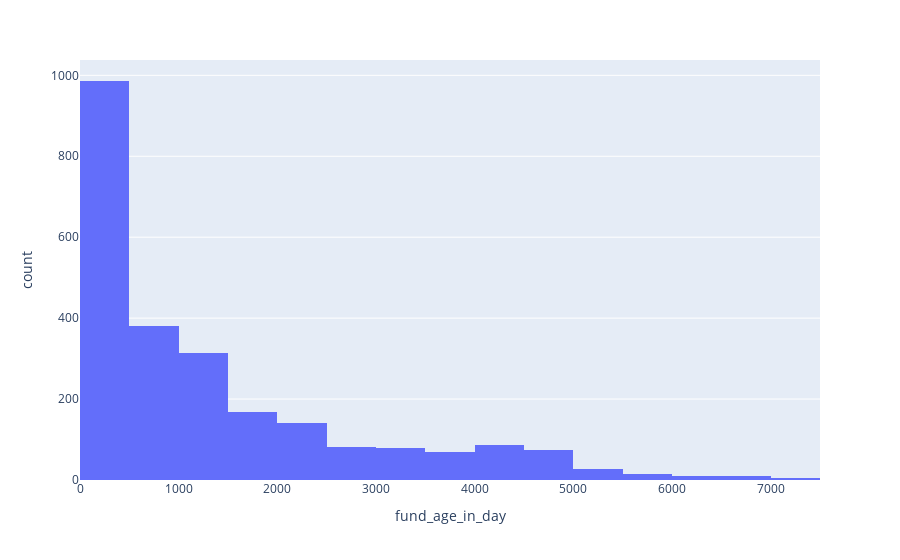

Notebook code for this chart:
### Code cell
px.histogram(fund_df, x='fund_age_in_day', nbins=32)

### Figure 1 — Plotly figure (JSON) as saved in the notebook; plotly's stock layout.template omitted (floating-point values rounded to 4 significant figures; data arrays with more than 128 entries replaced by an {"elided": "..."} marker saying what was removed)
{"data": [{"alignmentgroup": "True", "bingroup": "x", "hovertemplate": "fund_age_in_day=%{x}<br>count=%{y}<extra></extra>", "legendgroup": "", "marker": {"color": "#636efa"}, "name": "", "nbinsx": 32, "offsetgroup": "", "orientation": "v", "showlegend": false, "type": "histogram", "x": {"elided": "2448 int values"}, "xaxis": "x", "yaxis": "y"}], "layout": {"barmode": "relative", "legend": {"tracegroupgap": 0}, "margin": {"t": 60}, "xaxis": {"anchor": "y", "domain": [0, 1], "title": {"text": "fund_age_in_day"}}, "yaxis": {"anchor": "x", "domain": [0, 1], "title": {"text": "count"}}}}
